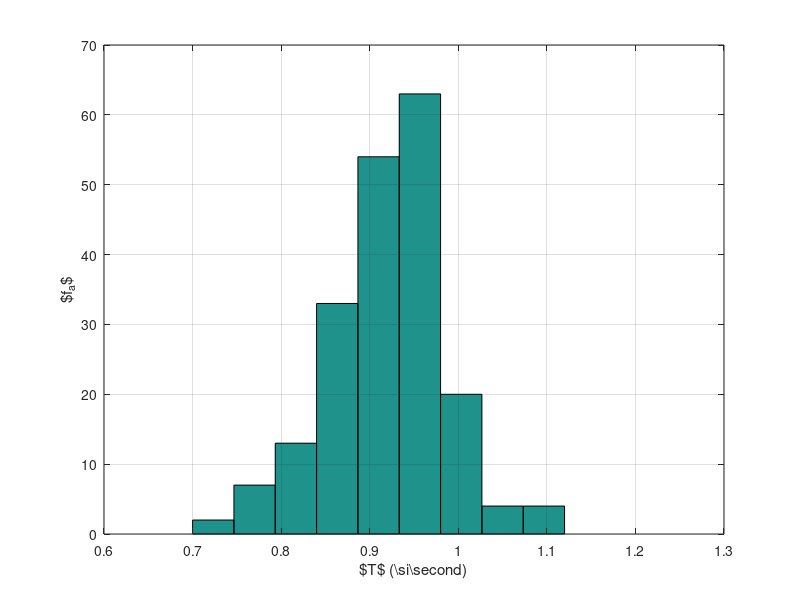

The MATLAB source for this figure:
% Leo los datos
periodos = csvread("data/periodos.csv");

% Cantidad de barras
c = 9;

% Construyo el histograma
hist(periodos, c);
xlabel("$T$ (\\si{\\second})");
ylabel("$f_a$");
grid on;

% Escribo en archivo
print -dtikz "-S900,600" "-F:5.5" "img/histograma.tikz"
